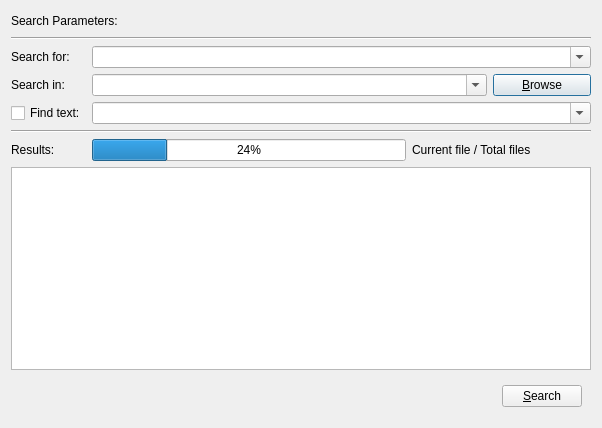
<?xml version="1.0" encoding="UTF-8"?>
<ui version="4.0">
 <class>FindFilesDialog</class>
 <widget class="QDialog" name="FindFilesDialog">
  <property name="geometry">
   <rect>
    <x>0</x>
    <y>0</y>
    <width>602</width>
    <height>428</height>
   </rect>
  </property>
  <property name="windowTitle">
   <string>Dialog</string>
  </property>
  <layout class="QVBoxLayout" name="verticalLayout_3">
   <item>
    <layout class="QGridLayout" name="gridLayout">
     <item row="2" column="0">
      <widget class="QLabel" name="searchForLabel">
       <property name="sizePolicy">
        <sizepolicy hsizetype="Preferred" vsizetype="Preferred">
         <horstretch>3</horstretch>
         <verstretch>1</verstretch>
        </sizepolicy>
       </property>
       <property name="text">
        <string>Search for:</string>
       </property>
      </widget>
     </item>
     <item row="3" column="0">
      <widget class="QLabel" name="searchInLabel">
       <property name="sizePolicy">
        <sizepolicy hsizetype="Preferred" vsizetype="Preferred">
         <horstretch>3</horstretch>
         <verstretch>1</verstretch>
        </sizepolicy>
       </property>
       <property name="text">
        <string>Search in:</string>
       </property>
      </widget>
     </item>
     <item row="3" column="6">
      <widget class="QPushButton" name="browseButton">
       <property name="sizePolicy">
        <sizepolicy hsizetype="Minimum" vsizetype="Fixed">
         <horstretch>3</horstretch>
         <verstretch>0</verstretch>
        </sizepolicy>
       </property>
       <property name="text">
        <string>&amp;Browse</string>
       </property>
      </widget>
     </item>
     <item row="7" column="0" colspan="7">
      <widget class="QTableView" name="resultsView">
       <property name="sizePolicy">
        <sizepolicy hsizetype="Expanding" vsizetype="Expanding">
         <horstretch>18</horstretch>
         <verstretch>10</verstretch>
        </sizepolicy>
       </property>
      </widget>
     </item>
     <item row="8" column="0">
      <spacer name="horizontalSpacer_4">
       <property name="orientation">
        <enum>Qt::Horizontal</enum>
       </property>
       <property name="sizeHint" stdset="0">
        <size>
         <width>48</width>
         <height>20</height>
        </size>
       </property>
      </spacer>
     </item>
     <item row="8" column="1" colspan="2">
      <spacer name="horizontalSpacer_3">
       <property name="orientation">
        <enum>Qt::Horizontal</enum>
       </property>
       <property name="sizeHint" stdset="0">
        <size>
         <width>38</width>
         <height>41</height>
        </size>
       </property>
      </spacer>
     </item>
     <item row="8" column="3">
      <spacer name="horizontalSpacer_2">
       <property name="orientation">
        <enum>Qt::Horizontal</enum>
       </property>
       <property name="sizeHint" stdset="0">
        <size>
         <width>38</width>
         <height>41</height>
        </size>
       </property>
      </spacer>
     </item>
     <item row="8" column="4">
      <spacer name="horizontalSpacer">
       <property name="orientation">
        <enum>Qt::Horizontal</enum>
       </property>
       <property name="sizeHint" stdset="0">
        <size>
         <width>48</width>
         <height>41</height>
        </size>
       </property>
      </spacer>
     </item>
     <item row="0" column="0" colspan="7">
      <widget class="QLabel" name="searchParametersLabel">
       <property name="sizePolicy">
        <sizepolicy hsizetype="Preferred" vsizetype="Preferred">
         <horstretch>0</horstretch>
         <verstretch>1</verstretch>
        </sizepolicy>
       </property>
       <property name="text">
        <string>Search Parameters:</string>
       </property>
      </widget>
     </item>
     <item row="2" column="1" colspan="6">
      <widget class="QComboBox" name="searchForComboBox">
       <property name="sizePolicy">
        <sizepolicy hsizetype="Preferred" vsizetype="Fixed">
         <horstretch>15</horstretch>
         <verstretch>0</verstretch>
        </sizepolicy>
       </property>
       <property name="focusPolicy">
        <enum>Qt::ClickFocus</enum>
       </property>
       <property name="editable">
        <bool>true</bool>
       </property>
      </widget>
     </item>
     <item row="1" column="0" colspan="7">
      <widget class="Line" name="line">
       <property name="orientation">
        <enum>Qt::Horizontal</enum>
       </property>
      </widget>
     </item>
     <item row="3" column="1" colspan="5">
      <widget class="QComboBox" name="searchInComboBox">
       <property name="sizePolicy">
        <sizepolicy hsizetype="Preferred" vsizetype="Fixed">
         <horstretch>12</horstretch>
         <verstretch>0</verstretch>
        </sizepolicy>
       </property>
       <property name="editable">
        <bool>true</bool>
       </property>
      </widget>
     </item>
     <item row="4" column="0">
      <widget class="QCheckBox" name="findTextCheckBox">
       <property name="sizePolicy">
        <sizepolicy hsizetype="Minimum" vsizetype="Fixed">
         <horstretch>3</horstretch>
         <verstretch>1</verstretch>
        </sizepolicy>
       </property>
       <property name="text">
        <string>Find text:</string>
       </property>
      </widget>
     </item>
     <item row="4" column="1" colspan="6">
      <widget class="QComboBox" name="findTextComboBox">
       <property name="sizePolicy">
        <sizepolicy hsizetype="Preferred" vsizetype="Fixed">
         <horstretch>15</horstretch>
         <verstretch>0</verstretch>
        </sizepolicy>
       </property>
       <property name="editable">
        <bool>true</bool>
       </property>
      </widget>
     </item>
     <item row="5" column="0" colspan="7">
      <widget class="Line" name="line_2">
       <property name="orientation">
        <enum>Qt::Horizontal</enum>
       </property>
      </widget>
     </item>
     <item row="6" column="0">
      <widget class="QLabel" name="resultsLabel">
       <property name="sizePolicy">
        <sizepolicy hsizetype="Preferred" vsizetype="Preferred">
         <horstretch>0</horstretch>
         <verstretch>1</verstretch>
        </sizepolicy>
       </property>
       <property name="text">
        <string>Results:</string>
       </property>
      </widget>
     </item>
     <item row="6" column="1" colspan="4">
      <widget class="QProgressBar" name="searchProgressBar">
       <property name="value">
        <number>24</number>
       </property>
      </widget>
     </item>
     <item row="6" column="5" colspan="2">
      <widget class="QLabel" name="counterLabel">
       <property name="text">
        <string>Current file / Total files</string>
       </property>
      </widget>
     </item>
     <item row="8" column="6">
      <widget class="QStackedWidget" name="stackedWidget">
       <property name="sizePolicy">
        <sizepolicy hsizetype="Preferred" vsizetype="Preferred">
         <horstretch>3</horstretch>
         <verstretch>1</verstretch>
        </sizepolicy>
       </property>
       <property name="layoutDirection">
        <enum>Qt::RightToLeft</enum>
       </property>
       <property name="currentIndex">
        <number>0</number>
       </property>
       <widget class="QWidget" name="page">
        <layout class="QVBoxLayout" name="verticalLayout">
         <item>
          <widget class="QPushButton" name="searchButton">
           <property name="text">
            <string>&amp;Search</string>
           </property>
           <property name="shortcut">
            <string>Ctrl+S</string>
           </property>
          </widget>
         </item>
        </layout>
       </widget>
       <widget class="QWidget" name="page_2">
        <layout class="QVBoxLayout" name="verticalLayout_2">
         <item>
          <widget class="QPushButton" name="cancelButton">
           <property name="text">
            <string>Cancel</string>
           </property>
          </widget>
         </item>
        </layout>
       </widget>
      </widget>
     </item>
     <item row="8" column="5">
      <spacer name="horizontalSpacer_5">
       <property name="orientation">
        <enum>Qt::Horizontal</enum>
       </property>
       <property name="sizeHint" stdset="0">
        <size>
         <width>40</width>
         <height>20</height>
        </size>
       </property>
      </spacer>
     </item>
    </layout>
   </item>
  </layout>
 </widget>
 <resources/>
 <connections/>
</ui>
